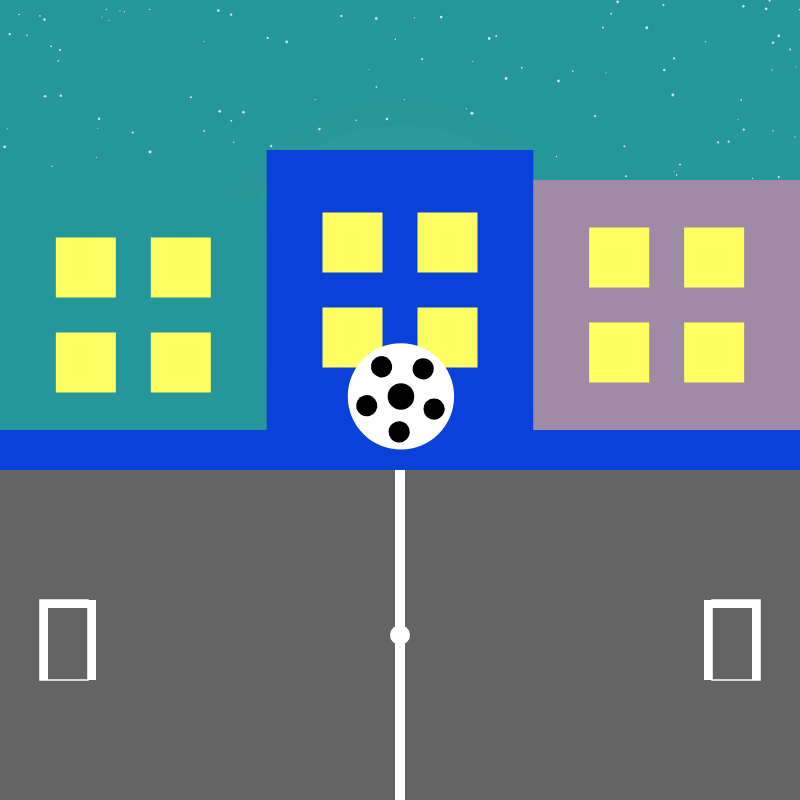
Frame 1 (no input)
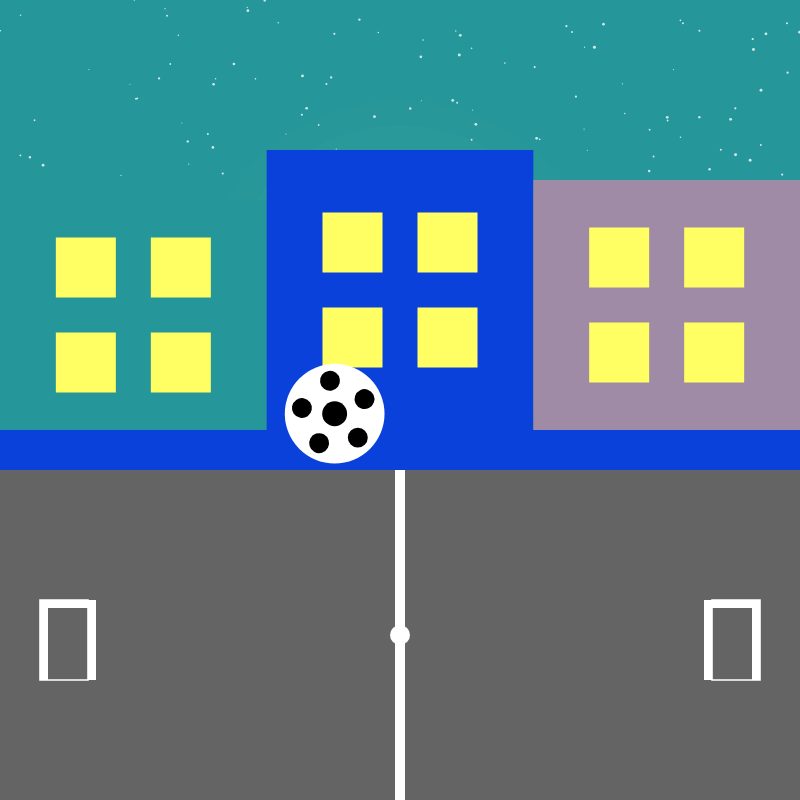
Frame 60 (no input)
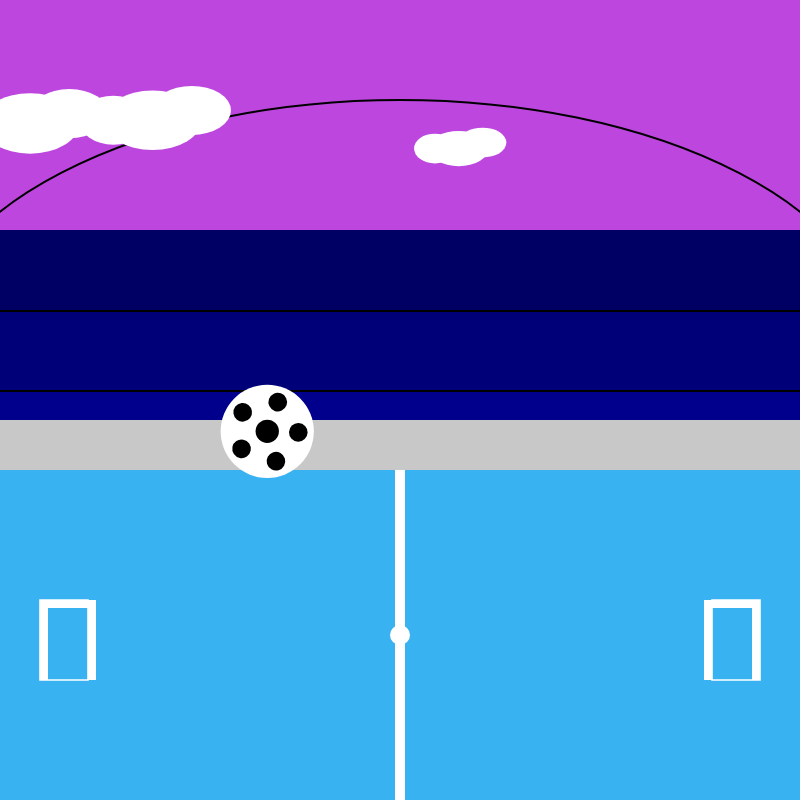
Frame 120 (the mouse pressed at the canvas centre since frame 60)

The p5.js sketch that drew these frames (run headless with seeded random() and noise() and a simulated clock; from frame 60 on, the mouse is pressed at the canvas centre):

// p5.js sketch
// ── sketch.js
// the frameworks of an eventual soccer game ? i guess
// click canvas to change landscape, use spacebar to drop the ball at the location of ur cursor, use arrow keys for direction

let currentScene = 0; // 0: StreetPitch, 1: Wembley Mate, 2: Rio Beach
let sceneNames = ["StreetPitch", "Wembley Mate", "Rio Beach"];
let StreetPitch = [];
let RioBeachCones = [];
let seagulls = [];
let sunPosition;
let clouds = [];
let ballPos;
let ballVel;
let trailPositions = [];
let trailColors = [];
let ballHistory = [];
let ballSize = 125;
let confetti = [];
let isConfettiActive = false;
let confettiTimer = 0;
let confettiDuration = 120;
let colorPalette;
let colorSeed = 10;


function setup() {
  createCanvas(800, 800);
  colorPalette = generateColorPalette(colorSeed);
  initializeStreetPitch();
  initializeRioBeach();
  initializeBall();
  initializeSunAndClouds();
}



// yay fun colors we have here
function generateColorPalette(seed) {
  randomSeed(seed);
  let palette = [];
  let bias = random() > 0.5 ? "warm" : "cool";
  
  for (let i = 0; i < 5; i++) {
    let r = bias === "warm" ? random(150, 255) : random(0, 200);
    let g = random(50, 200);
    let b = bias === "cool" ? random(150, 255) : random(0, 200);
    
    palette.push(color(r, g, b));
  }
  return palette;
}



// initialize street pitch array w building class
function initializeStreetPitch() {
  for (let i = 0; i < 3; i++) {
    StreetPitch.push(new Building(i));
  }
}

function initializeRioBeach() {
  RioBeachCones = [
    new Cone(150, 650, 35),
    new Cone(300, 650, 30),
    new Cone(500, 650, 40),
    new Cone(650, 650, 25),
  ];
  for (let i = 0; i < 3; i++) {
    seagulls.push(
      new Seagull(random(width), random(200, 300), random(0.5, 1.5))
    );
  }
}

function initializeBall() {
  let startX = width / 2 + random(-20, 20);
  let startY = height / 2 + random(-10, 10);
  
  let speedX = random(-2, 2);
  let speedY = random(-2, 2);
  
  ballPos = createVector(startX, startY);
  ballVel = createVector(speedX, speedY);
}

function initializeSunAndClouds() {
  sunPosition = createVector(width / 2, height + 50);
  for (let i = 0; i < 3; i++) {
    clouds.push({
      x: random(width),
      y: random(100, 150),
      size: random(50, 100),
      speed: random(0.2, 0.5),
    });
  }
}

// draw my stuff man!
function draw() {
  switch (currentScene) {
    case 0:
      drawStreetPitch();
      break;
    case 1:
      drawWembley();
      break;
    case 2:
      drawRioBeach();
      break;
  }
  
  updateBall();
  checkGoalCollision();

  if (isConfettiActive) {
    updateAndDrawConfetti();
  }
}

// change landscape on mouse press
function mousePressed() {
  currentScene = (currentScene + 1) % 3;
  colorSeed = random(100); // change palette for each scene :)
  colorPalette = generateColorPalette(colorSeed);
}

function keyPressed() {
  if (keyCode === 32) {
    resetBallPosition(mouseX, mouseY);
  }

  // have some fun with the arrow keys
  if (keyCode === LEFT_ARROW) {
    ballVel.x -= 1;
  }
  if (keyCode === RIGHT_ARROW) {
    ballVel.x += 1;
  }
  if (keyCode === UP_ARROW) {
    ballVel.y -= 1;
  }
  if (keyCode === DOWN_ARROW) {
    ballVel.y += 1;
  }
}

//--------------------------------------------------------------------------------------------------------------------
// perplexity AI use here to nail the ball functions - goal is to have the soccer ball move around the screen, bounce off edges, and leave a motion blur train while maintainigna rotating effect. also, this section is responsible for the changing in sizes of the ball according to its proximity to certain edges of the canvas. 
// central function – calls the three proceeding functions to update + draw ball
function updateBall() {
  updateBallTrail();
  updateBallPosition();
  drawBall();
}

// adds the current ball pos to ballHistory + creates random trail colors on ball to give motion effect
function updateBallTrail() {
  ballHistory.push(createVector(ballPos.x, ballPos.y));
  trailColors.push(color(random(255), random(255), random(255)));

  if (ballHistory.length > 20) {
    ballHistory.shift();
    trailColors.shift();
  }
}

// monitors if ball hits edges of cvnas + reverses ball direction upon hitting
//moves ball velocity to ball position
function updateBallPosition() {
  ballPos.add(ballVel);

  if (ballPos.x < ballSize / 2 || ballPos.x > width - ballSize / 2) {
    ballVel.x *= -1;
  }
  if (ballPos.y < ballSize / 2 || ballPos.y > height - ballSize / 2) {
    ballVel.y *= -1;
  }
}

//calculates ball position based on its pos
function drawBall() {
  let sizeFactor = calculateSizeFactor(ballPos.x, ballPos.y);
  let currentBallSize = ballSize * (0.5 + sizeFactor * 0.5);

  drawBallTrail(currentBallSize);
  drawMainBall(currentBallSize);
  drawBallPattern(currentBallSize);
  drawBallCenter(currentBallSize);
}

// calculates how big ball should be based on its location on cavnas
function calculateSizeFactor(x, y) {
  let xFactor = 1 - Math.abs((x - width / 2) / (width / 2));
  let yFactor = Math.abs((y - height / 2) / (height / 2));
  return xFactor * 0.7 + yFactor * 0.3;
}

//uses ball history to draw train behind the ball so it gives a motion effect – each layer in the trail is a differing opcaty
function drawBallTrail(currentBallSize) {
  noStroke();
  for (let i = 0; i < ballHistory.length; i++) {
    let alpha = map(i, 0, ballHistory.length, 30, 180);
    let size = map(
      i,
      0,
      ballHistory.length,
      currentBallSize * 0.5,
      currentBallSize * 0.9
    );

    let trailColor = color(
      red(trailColors[i]),
      green(trailColors[i]),
      blue(trailColors[i]),
      alpha
    );
    fill(trailColor);
    ellipse(ballHistory[i].x, ballHistory[i].y, size, size);
  }
}

//draw the main white ball shape
function drawMainBall(currentBallSize) {
  fill(255);
  ellipse(ballPos.x, ballPos.y, currentBallSize, currentBallSize);
}

// draw rotating black circles to give movement effect
function drawBallPattern(currentBallSize) {
  fill(0);
  push();
  translate(ballPos.x, ballPos.y);
  rotate(frameCount * 0.05);
  for (let i = 0; i < 5; i++) {
    rotate(TWO_PI / 5);
    ellipse(0, currentBallSize / 3, currentBallSize / 5, currentBallSize / 5);
  }
  pop();
}

// draw the central black ball
function drawBallCenter(currentBallSize) {
  fill(0);
  ellipse(ballPos.x, ballPos.y, currentBallSize / 4, currentBallSize / 4);
}


//clears trail history + reset positon
function resetBallPosition(x, y) {
  ballPos = createVector(x, y);
  ballVel = createVector(random(-3, 3), random(-3, 3));
  ballHistory = []; // reset ball
}

// shared fields on wembley and favela street pitch
function drawSoccerField(fieldColor, includeCircle) {
  fill(fieldColor);
  rect(0, 470, width, 330);

  fill(255);
  rect(width / 2 - 5, 470, 10, 330);

  if (includeCircle) {
    fill(255);
    ellipse(width / 2, 635, 20, 20);
  }
}

function drawGoals() {
  drawGoal(40, 600, 0.8); // left golazo
  drawGoal(760, 600, -0.8); // right golazo
}

function drawGoal(x, y, scaleFactor) {
  push();
  translate(x, y);
  scale(scaleFactor, 0.8);
  fill(255);
  rect(0, 0, 10, 100);
  rect(0, 0, 60, 10);
  rect(60, 0, 10, 100);
  noFill();
  stroke(255);
  strokeWeight(2);
  beginShape();
  vertex(0, 0);
  vertex(60, 0);
  vertex(60, 100);
  vertex(0, 100);
  endShape(CLOSE);
  pop();
}
// End of AI use
//--------------------------------------------------------------------------------------------------------------------

// landscape 0: street pitch
function drawStreetPitch() {
  drawStreetPitchBackground();

  for (let building of StreetPitch) {
    building.display();
  }

  drawStreetPitchWall();
  drawSoccerField(color(100, 100, 100), true);
  drawGoals();
}

function drawStreetPitchBackground() {
  background(colorPalette[0]);
  drawStars();
  drawLightGlow();
}

function drawStreetPitchWall() {
  for (let i = 0; i < 50; i++) {
    let alpha = map(i, 0, 50, 255, 100);
    fill(colorPalette[1], alpha);
    rect(0, 430 + i, width, 1);
  }
}

function drawStars() {
  fill(255, 255, 255, 200);
  noStroke();
  for (let i = 0; i < 100; i++) {
    let starSize = random(1, 3);
    let x = random(width);
    let y = random(180);
    ellipse(x, y, starSize, starSize);
  }
}

function drawLightGlow() {
  noStroke();
  fill(255, 255, 100, 10);
  for (let i = 0; i < 5; i++) {
    let size = 200 + i * 50;
    let alpha = 10 - i * 2;
    fill(255, 255, 100, alpha);
    ellipse(width / 2, 300, size, size);
  }
}

// landscape 1: Wembley
function drawWembley() {
  drawWembleyBackground();
  drawWembleyRoofs();
  drawWembleySeating();
  drawWembleyBase();
  drawSoccerField(colorPalette[2], true);
  drawGoals();
  updateClouds();
}

function drawWembleyBackground() {
  background(colorPalette[3]);
}

function drawWembleyRoofs() {
  noFill();
  stroke(0);
  strokeWeight(2);
  arc(width / 2, 350, width * 1.2, 500, PI, TWO_PI);
  noStroke();
}

function drawWembleySeating() {
  fill(0, 0, 100);
  rect(0, 230, width, 80);
  fill(0);
  rect(0, 310, width, 2);
  fill(0, 0, 120);
  rect(0, 312, width, 78);
  fill(0);
  rect(0, 390, width, 2);
  fill(0, 0, 140);
  rect(0, 392, width, 28);
}

function drawWembleyBase() {
  fill(200);
  rect(0, 420, width, 50);
}

function updateClouds() {
  fill(255);
  for (let cloud of clouds) {
    let wobble = random(-2, 2); // Slight variation in shape
    ellipse(cloud.x, cloud.y + wobble, cloud.size, cloud.size * 0.6 + wobble);
    ellipse(cloud.x + cloud.size * 0.4, cloud.y - cloud.size * 0.1 + wobble, cloud.size * 0.8, cloud.size * 0.5);
    ellipse(cloud.x - cloud.size * 0.4, cloud.y + wobble, cloud.size * 0.7, cloud.size * 0.5);

    cloud.x += cloud.speed;
    if (cloud.x > width + cloud.size) {
      cloud.x = -cloud.size;
    }
  }
}

// landscape 2: rio beach soccer
function drawRioBeach() {
  drawRioBeachSky();
  drawRioBeachOceanAndSand();

  for (let cone of RioBeachCones) {
    cone.display();
  }
  for (let seagull of seagulls) {
    seagull.update();
    seagull.display();
  }

  animateSun();
}

function drawRioBeachSky() {
  drawSkyGradient();
}

function drawRioBeachOceanAndSand() {
  fill(0, 0, 120);
  rect(0, 480, width, 70);
  fill(100, 200, 230);
  rect(0, 550, width, 50);
  fill(255, 255, 100);
  rect(0, 600, width, 200);
}

function drawSkyGradient() {
  for (let y = 0; y < 480; y++) {
    let inter = map(y, 0, 480, 0, 1);
    let c = lerpColor(color(20, 0, 60), color(200, 50, 20), inter);
    stroke(c);
    line(0, y, width, y);
  }
  noStroke();
}

function animateSun() {
  sunPosition.y = 650 + sin(frameCount * 0.01) * 50;
}

// classes
//using a class to reduce the complexity of the building shapes + windows
class Building {
  constructor(index) {
    let sceneWidth = width;
    let predefinedHeights = [230, 280, 250]; 

    this.width = sceneWidth / 3;
    this.index = index;
    this.x = index * this.width;
    this.height = predefinedHeights[index];
    this.y = 430 - this.height;

    let buildingColors = [
      colorPalette[0],
      colorPalette[1],
      colorPalette[2],
    ];
    this.color = buildingColors[index];

    this.windows = [];
    this.createWindows();
  }

  createWindows() {
    let windowSize = 60;
    let windowSpacing = 35;
    let centerX = this.x + this.width / 2;
    let centerY = this.y + this.height / 2;
    let totalWindowWidth = 2 * windowSize + windowSpacing;
    let totalWindowHeight = 2 * windowSize + windowSpacing;
    let startX = centerX - totalWindowWidth / 2;
    let startY = centerY - totalWindowHeight / 2;

    for (let row = 0; row < 2; row++) {
      for (let col = 0; col < 2; col++) {
        this.windows.push({
          x: startX + col * (windowSize + windowSpacing),
          y: startY + row * (windowSize + windowSpacing),
          size: windowSize,
        });
      }
    }
  }

  display() {
    fill(this.color);
    rect(this.x, this.y, this.width, this.height);

    fill(255, 255, 100);
    for (let window of this.windows) {
      rect(window.x, window.y, window.size, window.size);
    }
  }
}

//using a class to easily maintain the soccer cones on the beach landscape
class Cone {
  constructor(x, y, size) {
    this.x = x;
    this.y = y;
    this.size = size;
    this.color = colorPalette[4]; //palette
  }

  display() {
    fill(this.color);
    triangle(
      this.x,
      this.y - this.size,
      this.x - this.size / 2,
      this.y,
      this.x + this.size / 2,
      this.y
    );
  }
}

// using a class to have moving seagull elements in my graphic
class Seagull {
  constructor(x, y, speed) {
    this.position = createVector(x, y);
    this.velocity = createVector(speed, 0);
    this.size = random(15, 25);
    this.wingOffset = 0;
    this.bodyColor = colorPalette[1]; //palette
  }

  update() {
    this.position.add(this.velocity);

    if (this.position.x > width + this.size) {
      this.position.x = -this.size;
      this.position.y = random(100, 300);
    }

    this.wingOffset = sin(frameCount * 0.2) * 10;
  }

  display() {
    push();
    translate(this.position.x, this.position.y);

    stroke(0);
    strokeWeight(1);
    line(0, 0, -this.size, this.wingOffset);
    line(0, 0, this.size, this.wingOffset);

    fill(this.bodyColor); //palette
    noStroke();
    ellipse(0, 0, this.size * 0.8, this.size * 0.4);
    pop();
  }
}

// confeffit function (for when a user crosses the goal line upon collison)
function checkGoalCollision() {
  if (isConfettiActive) return;

  let currentBallRadius = calculateBallRadius(ballPos.x, ballPos.y);

  // left goal boundaries
  let leftGoalX = 40;
  let leftGoalY = 600;
  let leftGoalWidth = 48;
  let leftGoalHeight = 80;

  // right goal boundaries
  let rightGoalX = 760 - 48;
  let rightGoalY = 600;
  let rightGoalWidth = 48;
  let rightGoalHeight = 80;

  if (
    circleRectCollision(
      ballPos.x,
      ballPos.y,
      currentBallRadius,
      leftGoalX,
      leftGoalY,
      leftGoalWidth,
      leftGoalHeight
    )
  ) {
    handleGoalCollision(ballPos.x, ballPos.y);
  } else if (
    circleRectCollision(
      ballPos.x,
      ballPos.y,
      currentBallRadius,
      rightGoalX,
      rightGoalY,
      rightGoalWidth,
      rightGoalHeight
    )
  ) {
    handleGoalCollision(ballPos.x, ballPos.y);
  }
}

function calculateBallRadius(x, y) {
  let sizeFactor = calculateSizeFactor(x, y);
  return (ballSize * (0.5 + sizeFactor * 0.5)) / 2;
}

function handleGoalCollision(x, y) {
  createConfettiFun(x, y);
  changeScene();
}

function changeScene() {
  currentScene = (currentScene + 1) % 3;
  resetBallPosition(width / 2, height / 2);
}

function circleRectCollision(circleX, circleY, radius, rectX, rectY, rectW, rectH) {
  let closestX = constrain(circleX, rectX, rectX + rectW);
  let closestY = constrain(circleY, rectY, rectY + rectH);
  let distanceX = circleX - closestX;
  let distanceY = circleY - closestY;

  let distanceSquared = distanceX * distanceX + distanceY * distanceY;
  return distanceSquared < radius * radius;
}

function createConfettiFun(x, y) {
  confetti = [];
  isConfettiActive = true;
  confettiTimer = confettiDuration;

  for (let i = 0; i < 100; i++) {
    confetti.push({
      x: x,
      y: y,
      size: random(5, 10),
      color: color(random(255), random(255), random(255)),
      vx: random(-5, 5),
      vy: random(-10, -2),
      gravity: random(0.1, 0.3),
      rotation: random(TWO_PI),
      rotationSpeed: random(-0.1, 0.1),
    });
  }
}

function updateAndDrawConfetti() {
  confettiTimer--;
  if (confettiTimer <= 0) {
    isConfettiActive = false;
    return;
  }

  for (let particle of confetti) {
    updateConfettiParticle(particle);
    drawConfettiParticle(particle);
  }
}

function updateConfettiParticle(p) {
  p.x += p.vx;
  p.y += p.vy;
  p.vy += p.gravity;
  p.rotation += p.rotationSpeed;
}

function drawConfettiParticle(p) {
  push();
  translate(p.x, p.y);
  rotate(p.rotation);
  fill(p.color);
  noStroke();
  ellipse(0, 0, p.size, p.size);
  pop();
}
// ── pseudo.html
#engaging

// Initialize global variables
SET array dots to store dot positions
SET array connections to store connected lines
SET integer maxDots for total number of dots
SET boolean isDrawing to track user interaction
SET integer currentDot to track active dot
SET float fadeTimer to control fading effect
SET float growthFactor to control dot size changes

// Setup function to initialize canvas and dots
FUNCTION setup():
    SET canvas size
    FOR i from 0 to maxDots:
        CREATE random dot positions and store in dots array
    SET currentDot to 0
    SET fadeTimer to 0

// Draw function (runs continuously)
FUNCTION draw():
    CLEAR background with low opacity (trails effect)
    
    // Draw existing dots
    FOR each dot in dots:
        IF dot is already connected:
            CHANGE dot color (indicating activation)
        ELSE:
            DRAW dot with base color
        ANIMATE dot size based on growthFactor

    // Draw lines between connected dots
    FOR each line in connections:
        DRAW line with varying thickness/opacity

    // Handle fading effect
    IF fadeTimer > threshold:
        GRADUALLY decrease line opacity

// Mouse interaction to connect dots
FUNCTION mousePressed():
    IF mouse is near an unconnected dot:
        ADD dot to connections list
        SET dot as active
        INCREMENT currentDot
        TRIGGER growth animation on dot

// Additional event-driven changes
FUNCTION randomEvents():
    IF time passes:
        ALTER dot positions slightly (subtle jitter)
        TRIGGER occasional color shifts
        FADE some older lines for ephemerality

// End condition - Full image revealed
FUNCTION checkCompletion():
    IF all dots are connected:
        TRIGGER final animation (glow, expansion, or dissolve)
// ── style.css
html, body {
    margin: 0;
    padding: 0;
    height: 100vh; /* Full height */
    width: 100vw;  /* Full width */
    display: flex;
    justify-content: center;
    align-items: center;
    background-color: #f0f0f0; /* Optional background */
}

canvas {
    display: block;
    position: absolute;
    top: 50%;
    left: 50%;
    transform: translate(-50%, -50%);
}
